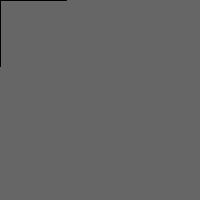
Frame 1 (no input)
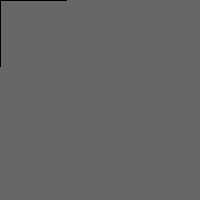
Frame 60 (the mouse pressed at the canvas centre just before this capture)
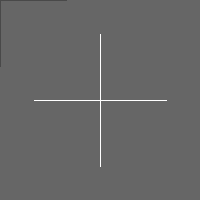
Frame 120 (the mouse held since frame 60 and released just before this capture)

The Processing sketch that drew these frames (run headless with seeded random() and noise(); from frame 60 on, the mouse is pressed at the canvas centre):

// Processing sketch: processing_77795
// ── processing_77795.pde

/**
 * Click. 
 * 
 * Move the mouse to position the shape. 
 * Press the mouse button to invert the color. 
 */


void setup() {
  size(200, 200);
  fill(126);
  background(102);
}

void draw() {
  fill(102,5);
  noStroke();
  rect(0, 0, 200, 200);
  if(mousePressed) {
    stroke(255);
  } else {
    stroke(0);
  }
  line(mouseX-66, mouseY, mouseX+66, mouseY);
  line(mouseX, mouseY-66, mouseX, mouseY+66); 

}
